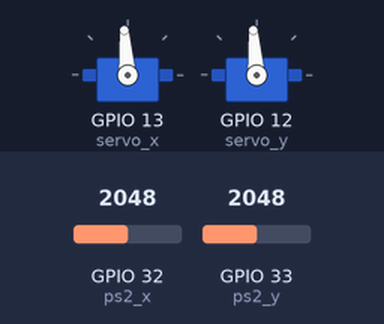
Simulated run of this program. Board: ESP32 board running MicroPython. Shown: 2 × servo. The inputs (shaded band) are chosen by the test bench; at power-on: GPIO 32 (ps2_x) = 2048, GPIO 33 (ps2_y) = 2048 (analog values on the 0–4095 scale). Servo angles are drawn from the pulse width (0.5 ms = 0°, 2.5 ms = 180°); library files of the repository ran but are not shown: servo.py.

Above: at 1.2 s.
1.3 s: GPIO 32 (ps2_x) set to 2540
At 2.5 s:
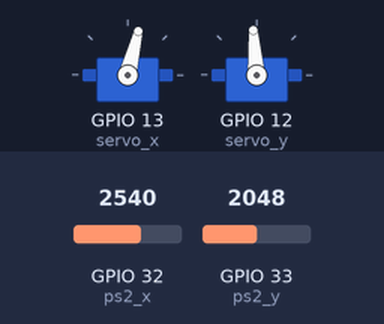
2.8 s: GPIO 33 (ps2_y) set to 2540
At 3.8 s:
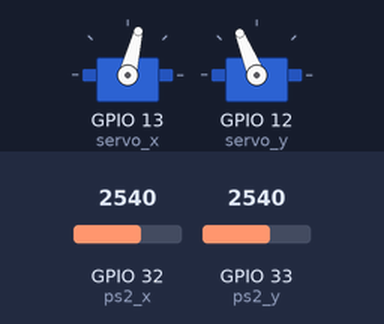
4.3 s: GPIO 32 (ps2_x) set to 2047
At 5.1 s:
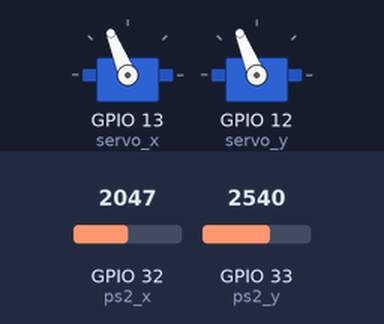
5.8 s: GPIO 33 (ps2_y) set to 2047
At 6.4 s:
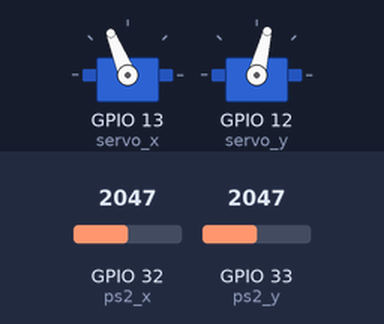
7.3 s: GPIO 32 (ps2_x) set to 1228
At 7.7 s:
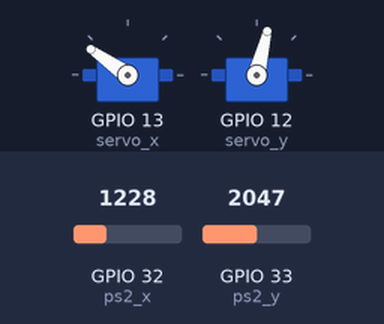
8.8 s: GPIO 33 (ps2_y) set to 1228
At 10.2 s:
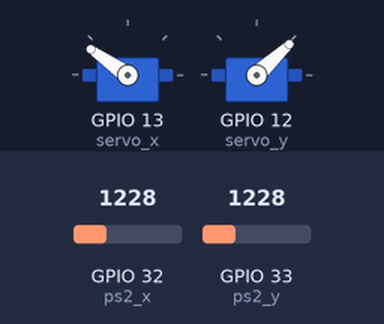
Timing chart, 0 to 11.3 s (numbered marks = the images above; inputs shaded):
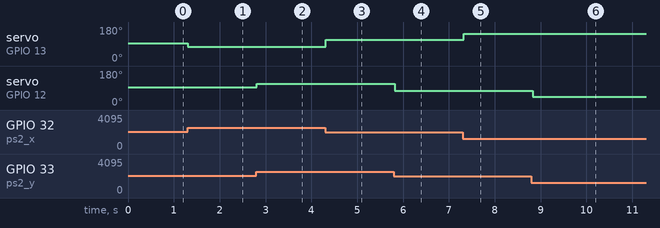

Measured:
- after the input at 1.3 s, servo on GPIO 13 (servo_x): 94° → 76° at once
- after the input at 2.8 s, servo on GPIO 12 (servo_y): 94° → 112° at once
- after the input at 4.3 s, servo on GPIO 13 (servo_x): 76° → 112° at once
- after the input at 5.8 s, servo on GPIO 12 (servo_y): 112° → 76° at once
- after the input at 7.3 s, servo on GPIO 13 (servo_x): 112° → 145° at once
- after the input at 8.8 s, servo on GPIO 12 (servo_y): 76° → 43° at once

The program:

ps2_control_servo.py
```python
import time
from machine import Pin, ADC
from libs.servo import Servo

ps2_x = ADC(Pin(32), atten=ADC.ATTN_11DB)
ps2_y = ADC(Pin(33), atten=ADC.ATTN_11DB)
servo_x = Servo(Pin(13), max_us=2500, angle=180)
servo_y = Servo(Pin(12), max_us=2500, angle=180)


def lerp(a, b, t) -> int:
    return int(a + (b - a) * t)


while True:
    # x,y的取值是[-1,1]
    x = ps2_x.read() / 4095  # [0,1]
    y = ps2_y.read() / 4095  # [0,1]

    # 将x从[0,1]映射到[0,10]
    x10 = int(x * 10)
    y10 = int(y * 10)

    # 将x,y的值转换为角度
    x_angle = 180 - 18 * x10
    y_angle = 18 * y10

    # print(f'x:{x10} y:{y10} x_angle:{x_angle} y_angle:{y_angle}')

    servo_x.write_angle(x_angle)
    servo_y.write_angle(y_angle)

    time.sleep(0.1)
```
